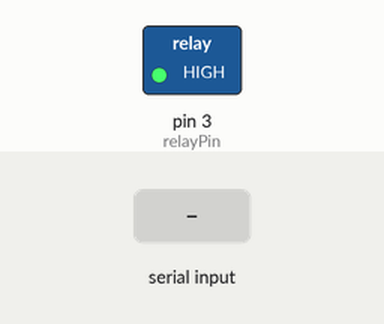
Recording of a sketch running on a simulated Arduino Uno, built with avr-gcc and run on an emulated ATmega328P. Parts: switched loads named in the sketch (green lamp = pin HIGH). Inputs (shaded band) come from the test bench.

Above: at 1.2 s.
1.3 s: "1" received over Serial
At 2.5 s:
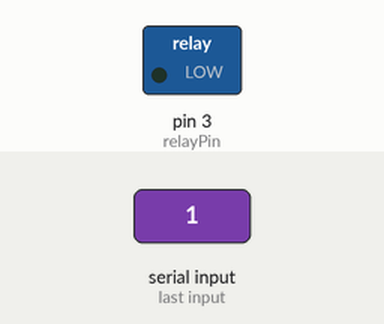
2.8 s: "0" received over Serial
At 3.6 s:
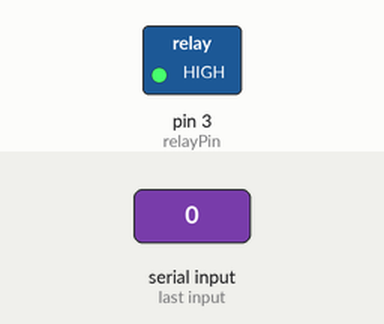
Timing chart, 0 to 5.8 s (numbered marks = the images above; inputs shaded):
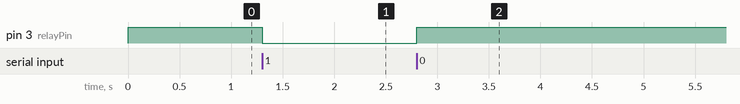

Measured:
- after the input at 1.3 s, pin 3 (relayPin): HIGH → LOW at once
- after the input at 2.8 s, pin 3 (relayPin): LOW → HIGH at once

The sketch:

homeautomation.ino
```cpp
int relayPin = 3;

void setup() {
  pinMode(relayPin, OUTPUT);
  digitalWrite(relayPin, HIGH); // Relay OFF initially

  Serial.begin(9600); // Use hardware Serial (pins 0 and 1)
}

void loop() {
  if (Serial.available()) {
    char cmd = Serial.read();

    if (cmd == '1') {
      digitalWrite(relayPin, LOW);  // Relay ON → LED ON
    }
    else if (cmd == '0') {
      digitalWrite(relayPin, HIGH); // Relay OFF → LED OFF
    }
  }
}
```
